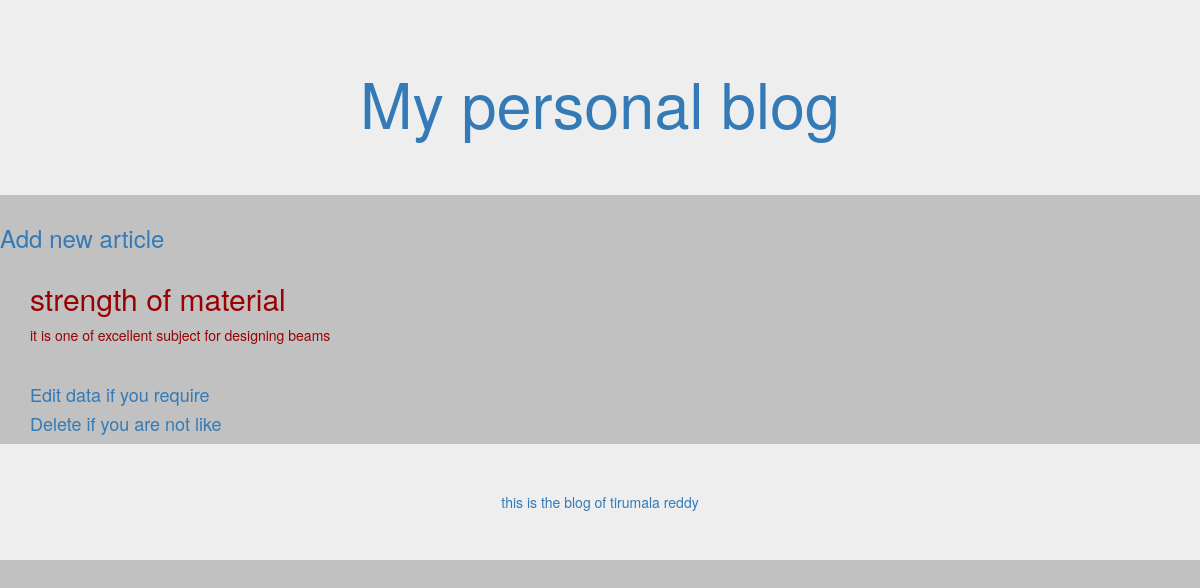
The app's page /detail/2 with its own data.
### articles/models.py (models this page shows, shortened)
class Blog (models.Model):
    author=models.ForeignKey(
    'auth.User',
    on_delete=models.CASCADE,
    )
    title=models.CharField(max_length=250)
    text=models.TextField()

### articles/views.py (the view)
# urls.py: path('detail/<int:pk>', views.BlogDetailView.as_view(), name='detailview'),
class BlogDetailView(DetailView):
    model=Blog
    template_name='detail.html'
    context_object_name='batman'

### template/detail.html
{% extends 'base.html' %}
{% block content %}
  <div class="details">
    <h2>{{batman.title}}</h2>
    <p>{{batman.text}}</p>
  </div><br>
<h4><a href="{% url 'update_blog' batman.pk %}">Edit data if you require </h4>
<h4><a href="{% url 'delete_blog' batman.pk %}">Delete if you are not like </h4>
{% endblock content %}

### static/css/basestyles.css (style rules this page uses)
body { background-color: #c1c1c1; color:#990000; }

### records on screen
Blog: title "strength of material", text "it is one of excellent subject for designing beams"
